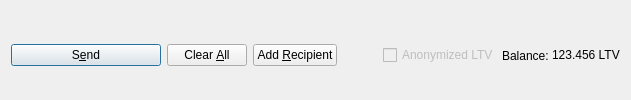
         <widget class="QFrame" name="frame_Send">
          <layout class="QHBoxLayout" name="horizontalLayout">
           <property name="bottomMargin">
            <number>0</number>
           </property>
           <item>
            <widget class="QPushButton" name="sendButton">
             <property name="minimumSize">
              <size>
               <width>150</width>
               <height>0</height>
              </size>
             </property>
             <property name="toolTip">
              <string>Confirm the send action</string>
             </property>
             <property name="text">
              <string>S&amp;end</string>
             </property>
             <property name="icon">
              <iconset resource="../leadertvcoin.qrc">
               <normaloff>:/icons/send</normaloff>:/icons/send</iconset>
             </property>
             <property name="autoDefault">
              <bool>false</bool>
             </property>
             <property name="default">
              <bool>true</bool>
             </property>
            </widget>
           </item>
           <item>
            <widget class="QPushButton" name="clearButton">
             <property name="sizePolicy">
              <sizepolicy hsizetype="Minimum" vsizetype="Fixed">
               <horstretch>0</horstretch>
               <verstretch>0</verstretch>
              </sizepolicy>
             </property>
             <property name="toolTip">
              <string>Clear all fields of the form.</string>
             </property>
             <property name="text">
              <string>Clear &amp;All</string>
             </property>
             <property name="icon">
              <iconset resource="../leadertvcoin.qrc">
               <normaloff>:/icons/remove</normaloff>:/icons/remove</iconset>
             </property>
             <property name="autoDefault">
              <bool>false</bool>
             </property>
            </widget>
           </item>
           <item>
            <widget class="QPushButton" name="addButton">
             <property name="toolTip">
              <string>Send to multiple recipients at once</string>
             </property>
             <property name="text">
              <string>Add &amp;Recipient</string>
             </property>
             <property name="icon">
              <iconset resource="../leadertvcoin.qrc">
               <normaloff>:/icons/add</normaloff>:/icons/add</iconset>
             </property>
             <property name="autoDefault">
              <bool>false</bool>
             </property>
            </widget>
           </item>
           <item>
            <spacer name="horizontalSpacer">
             <property name="orientation">
              <enum>Qt::Horizontal</enum>
             </property>
             <property name="sizeHint" stdset="0">
              <size>
               <width>40</width>
               <height>20</height>
              </size>
             </property>
            </spacer>
           </item>
           <item>
            <layout class="QHBoxLayout" name="horizontalLayout_2">
             <property name="spacing">
              <number>3</number>
             </property>
             <item>
              <widget class="QCheckBox" name="checkzLTV">
               <property name="enabled">
                <bool>false</bool>
               </property>
               <property name="text">
                <string>Anonymized LTV</string>
               </property>
              </widget>
             </item>
             <item>
              <widget class="QLabel" name="label">
               <property name="text">
                <string>Balance:</string>
               </property>
              </widget>
             </item>
             <item>
              <widget class="QLabel" name="labelBalance">
               <property name="sizePolicy">
                <sizepolicy hsizetype="Preferred" vsizetype="Fixed">
                 <horstretch>0</horstretch>
                 <verstretch>0</verstretch>
                </sizepolicy>
               </property>
               <property name="cursor">
                <cursorShape>IBeamCursor</cursorShape>
               </property>
               <property name="text">
                <string notr="true">123.456 LTV</string>
               </property>
               <property name="textInteractionFlags">
                <set>Qt::LinksAccessibleByMouse|Qt::TextSelectableByKeyboard|Qt::TextSelectableByMouse</set>
               </property>
              </widget>
             </item>
            </layout>
           </item>
          </layout>
         </widget>
